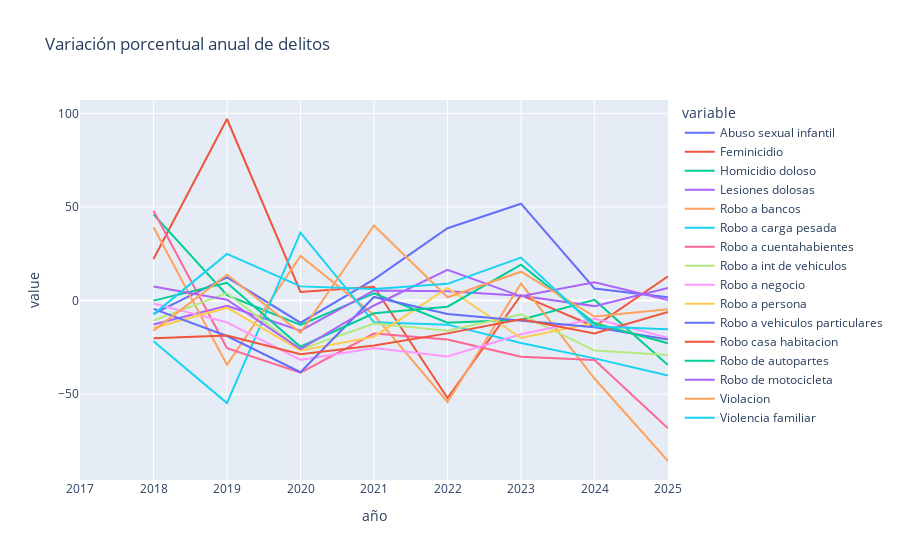

Notebook code for this chart:
### Code cell
fig = px.line(
    crecimiento,
    x="año",
    y=crecimiento.columns[1:],  # delitos
    title="Variación porcentual anual de delitos"
)

fig.show()

### Figure 1 — Plotly figure (JSON) as saved in the notebook; plotly's stock layout.template omitted (floating-point values rounded to 4 significant figures)
{"data": [{"hovertemplate": "variable=Abuso sexual infantil<br>año=%{x}<br>value=%{y}<extra></extra>", "legendgroup": "Abuso sexual infantil", "line": {"color": "#636efa", "dash": "solid"}, "marker": {"symbol": "circle"}, "mode": "lines", "name": "Abuso sexual infantil", "orientation": "v", "showlegend": true, "type": "scatter", "x": [2017, 2018, 2019, 2020, 2021, 2022, 2023, 2024, 2025], "xaxis": "x", "y": [NaN, -7.109, 12.38, -11.84, 11.33, 38.6, 51.73, 6.439, 1.728], "yaxis": "y"}, {"hovertemplate": "variable=Feminicidio<br>año=%{x}<br>value=%{y}<extra></extra>", "legendgroup": "Feminicidio", "line": {"color": "#EF553B", "dash": "solid"}, "marker": {"symbol": "circle"}, "mode": "lines", "name": "Feminicidio", "orientation": "v", "showlegend": true, "type": "scatter", "x": [2017, 2018, 2019, 2020, 2021, 2022, 2023, 2024, 2025], "xaxis": "x", "y": [NaN, 22.22, 96.97, 4.615, 7.353, -52.05, 2.857, -13.89, 12.9], "yaxis": "y"}, {"hovertemplate": "variable=Homicidio doloso<br>año=%{x}<br>value=%{y}<extra></extra>", "legendgroup": "Homicidio doloso", "line": {"color": "#00cc96", "dash": "solid"}, "marker": {"symbol": "circle"}, "mode": "lines", "name": "Homicidio doloso", "orientation": "v", "showlegend": true, "type": "scatter", "x": [2017, 2018, 2019, 2020, 2021, 2022, 2023, 2024, 2025], "xaxis": "x", "y": [NaN, 46.05, 2.908, -13.09, 3.822, -11.81, -10.22, 0.347, -34.44], "yaxis": "y"}, {"hovertemplate": "variable=Lesiones dolosas<br>año=%{x}<br>value=%{y}<extra></extra>", "legendgroup": "Lesiones dolosas", "line": {"color": "#ab63fa", "dash": "solid"}, "marker": {"symbol": "circle"}, "mode": "lines", "name": "Lesiones dolosas", "orientation": "v", "showlegend": true, "type": "scatter", "x": [2017, 2018, 2019, 2020, 2021, 2022, 2023, 2024, 2025], "xaxis": "x", "y": [NaN, -12.77, -2.745, -16.11, 5.381, 4.967, 2.583, -2.977, 6.743], "yaxis": "y"}, {"hovertemplate": "variable=Robo a bancos<br>año=%{x}<br>value=%{y}<extra></extra>", "legendgroup": "Robo a bancos", "line": {"color": "#FFA15A", "dash": "solid"}, "marker": {"symbol": "circle"}, "mode": "lines", "name": "Robo a bancos", "orientation": "v", "showlegend": true, "type": "scatter", "x": [2017, 2018, 2019, 2020, 2021, 2022, 2023, 2024, 2025], "xaxis": "x", "y": [NaN, 39.13, -34.38, 23.81, -7.692, -54.17, 9.091, -41.67, -85.71], "yaxis": "y"}, {"hovertemplate": "variable=Robo a carga pesada<br>año=%{x}<br>value=%{y}<extra></extra>", "legendgroup": "Robo a carga pesada", "line": {"color": "#19d3f3", "dash": "solid"}, "marker": {"symbol": "circle"}, "mode": "lines", "name": "Robo a carga pesada", "orientation": "v", "showlegend": true, "type": "scatter", "x": [2017, 2018, 2019, 2020, 2021, 2022, 2023, 2024, 2025], "xaxis": "x", "y": [NaN, -21.73, -54.78, 36.3, -11.62, -12.88, -22.64, -30.89, -40.0], "yaxis": "y"}, {"hovertemplate": "variable=Robo a cuentahabientes<br>año=%{x}<br>value=%{y}<extra></extra>", "legendgroup": "Robo a cuentahabientes", "line": {"color": "#FF6692", "dash": "solid"}, "marker": {"symbol": "circle"}, "mode": "lines", "name": "Robo a cuentahabientes", "orientation": "v", "showlegend": true, "type": "scatter", "x": [2017, 2018, 2019, 2020, 2021, 2022, 2023, 2024, 2025], "xaxis": "x", "y": [NaN, 47.95, -25.44, -38.58, -17.63, -20.82, -30.0, -31.75, -68.22], "yaxis": "y"}, {"hovertemplate": "variable=Robo a int de vehiculos<br>año=%{x}<br>value=%{y}<extra></extra>", "legendgroup": "Robo a int de vehiculos", "line": {"color": "#B6E880", "dash": "solid"}, "marker": {"symbol": "circle"}, "mode": "lines", "name": "Robo a int de vehiculos", "orientation": "v", "showlegend": true, "type": "scatter", "x": [2017, 2018, 2019, 2020, 2021, 2022, 2023, 2024, 2025], "xaxis": "x", "y": [NaN, -10.65, 3.972, -26.08, -12.27, -16.13, -7.378, -26.74, -29.09], "yaxis": "y"}, {"hovertemplate": "variable=Robo a negocio<br>año=%{x}<br>value=%{y}<extra></extra>", "legendgroup": "Robo a negocio", "line": {"color": "#FF97FF", "dash": "solid"}, "marker": {"symbol": "circle"}, "mode": "lines", "name": "Robo a negocio", "orientation": "v", "showlegend": true, "type": "scatter", "x": [2017, 2018, 2019, 2020, 2021, 2022, 2023, 2024, 2025], "xaxis": "x", "y": [NaN, -1.623, -11.63, -31.74, -25.36, -29.88, -17.97, -9.639, -19.86], "yaxis": "y"}, {"hovertemplate": "variable=Robo a persona<br>año=%{x}<br>value=%{y}<extra></extra>", "legendgroup": "Robo a persona", "line": {"color": "#FECB52", "dash": "solid"}, "marker": {"symbol": "circle"}, "mode": "lines", "name": "Robo a persona", "orientation": "v", "showlegend": true, "type": "scatter", "x": [2017, 2018, 2019, 2020, 2021, 2022, 2023, 2024, 2025], "xaxis": "x", "y": [NaN, -14.63, -3.823, -26.67, -19.32, 6.696, -20.02, -11.87, -22.74], "yaxis": "y"}, {"hovertemplate": "variable=Robo a vehiculos particulares<br>año=%{x}<br>value=%{y}<extra></extra>", "legendgroup": "Robo a vehiculos particulares", "line": {"color": "#636efa", "dash": "solid"}, "marker": {"symbol": "circle"}, "mode": "lines", "name": "Robo a vehiculos particulares", "orientation": "v", "showlegend": true, "type": "scatter", "x": [2017, 2018, 2019, 2020, 2021, 2022, 2023, 2024, 2025], "xaxis": "x", "y": [NaN, -4.43, -18.97, -38.29, 1.928, -7.223, -10.78, -14.24, -20.88], "yaxis": "y"}, {"hovertemplate": "variable=Robo casa habitacion<br>año=%{x}<br>value=%{y}<extra></extra>", "legendgroup": "Robo casa habitacion", "line": {"color": "#EF553B", "dash": "solid"}, "marker": {"symbol": "circle"}, "mode": "lines", "name": "Robo casa habitacion", "orientation": "v", "showlegend": true, "type": "scatter", "x": [2017, 2018, 2019, 2020, 2021, 2022, 2023, 2024, 2025], "xaxis": "x", "y": [NaN, -20.09, -18.69, -28.67, -24.04, -17.54, -9.974, -17.57, -6.097], "yaxis": "y"}, {"hovertemplate": "variable=Robo de autopartes<br>año=%{x}<br>value=%{y}<extra></extra>", "legendgroup": "Robo de autopartes", "line": {"color": "#00cc96", "dash": "solid"}, "marker": {"symbol": "circle"}, "mode": "lines", "name": "Robo de autopartes", "orientation": "v", "showlegend": true, "type": "scatter", "x": [2017, 2018, 2019, 2020, 2021, 2022, 2023, 2024, 2025], "xaxis": "x", "y": [NaN, -0.04144, 9.453, -24.66, -6.787, -3.29, 19.13, -12.13, -22.8], "yaxis": "y"}, {"hovertemplate": "variable=Robo de motocicleta<br>año=%{x}<br>value=%{y}<extra></extra>", "legendgroup": "Robo de motocicleta", "line": {"color": "#ab63fa", "dash": "solid"}, "marker": {"symbol": "circle"}, "mode": "lines", "name": "Robo de motocicleta", "orientation": "v", "showlegend": true, "type": "scatter", "x": [2017, 2018, 2019, 2020, 2021, 2022, 2023, 2024, 2025], "xaxis": "x", "y": [NaN, 7.443, 0.3997, -25.9, -2.65, 16.37, 2.245, 9.709, 0.2818], "yaxis": "y"}, {"hovertemplate": "variable=Violacion<br>año=%{x}<br>value=%{y}<extra></extra>", "legendgroup": "Violacion", "line": {"color": "#FFA15A", "dash": "solid"}, "marker": {"symbol": "circle"}, "mode": "lines", "name": "Violacion", "orientation": "v", "showlegend": true, "type": "scatter", "x": [2017, 2018, 2019, 2020, 2021, 2022, 2023, 2024, 2025], "xaxis": "x", "y": [NaN, -16.06, 13.78, -17.26, 40.11, 1.741, 15.4, -8.567, -4.685], "yaxis": "y"}, {"hovertemplate": "variable=Violencia familiar<br>año=%{x}<br>value=%{y}<extra></extra>", "legendgroup": "Violencia familiar", "line": {"color": "#19d3f3", "dash": "solid"}, "marker": {"symbol": "circle"}, "mode": "lines", "name": "Violencia familiar", "orientation": "v", "showlegend": true, "type": "scatter", "x": [2017, 2018, 2019, 2020, 2021, 2022, 2023, 2024, 2025], "xaxis": "x", "y": [NaN, -7.398, 24.93, 7.562, 6.122, 8.93, 22.96, -13.92, -15.35], "yaxis": "y"}], "layout": {"legend": {"title": {"text": "variable"}, "tracegroupgap": 0}, "title": {"text": "Variación porcentual anual de delitos"}, "xaxis": {"anchor": "y", "domain": [0, 1], "title": {"text": "año"}}, "yaxis": {"anchor": "x", "domain": [0, 1], "title": {"text": "value"}}}}
